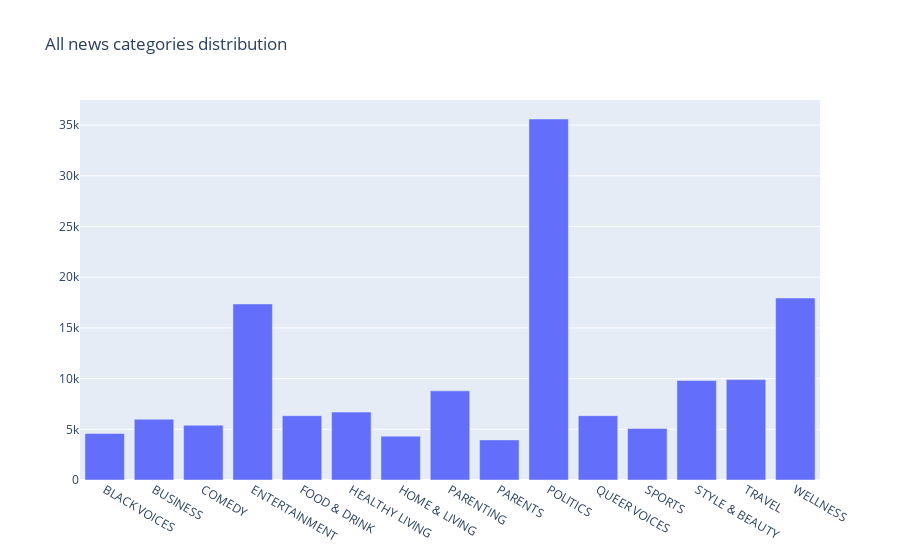

Notebook cell for this chart:
### Code cell
fig = go.Figure(
    data = [go.Bar(
        x=categories, 
        y=data.groupby('category').size().values,
        )],
    layout_title_text="All news categories distribution"
    
    )
fig.show()

### Figure 1 — Plotly figure (JSON) as saved in the notebook; plotly's stock layout.template omitted (floating-point values rounded to 4 significant figures)
{"data": [{"type": "bar", "x": ["BLACK VOICES", "BUSINESS", "COMEDY", "ENTERTAINMENT", "FOOD & DRINK", "HEALTHY LIVING", "HOME & LIVING", "PARENTING", "PARENTS", "POLITICS", "QUEER VOICES", "SPORTS", "STYLE & BEAUTY", "TRAVEL", "WELLNESS"], "y": [4583, 5992, 5400, 17362, 6340, 6694, 4320, 8791, 3955, 35602, 6347, 5077, 9814, 9900, 17945]}], "layout": {"title": {"text": "All news categories distribution"}}}
